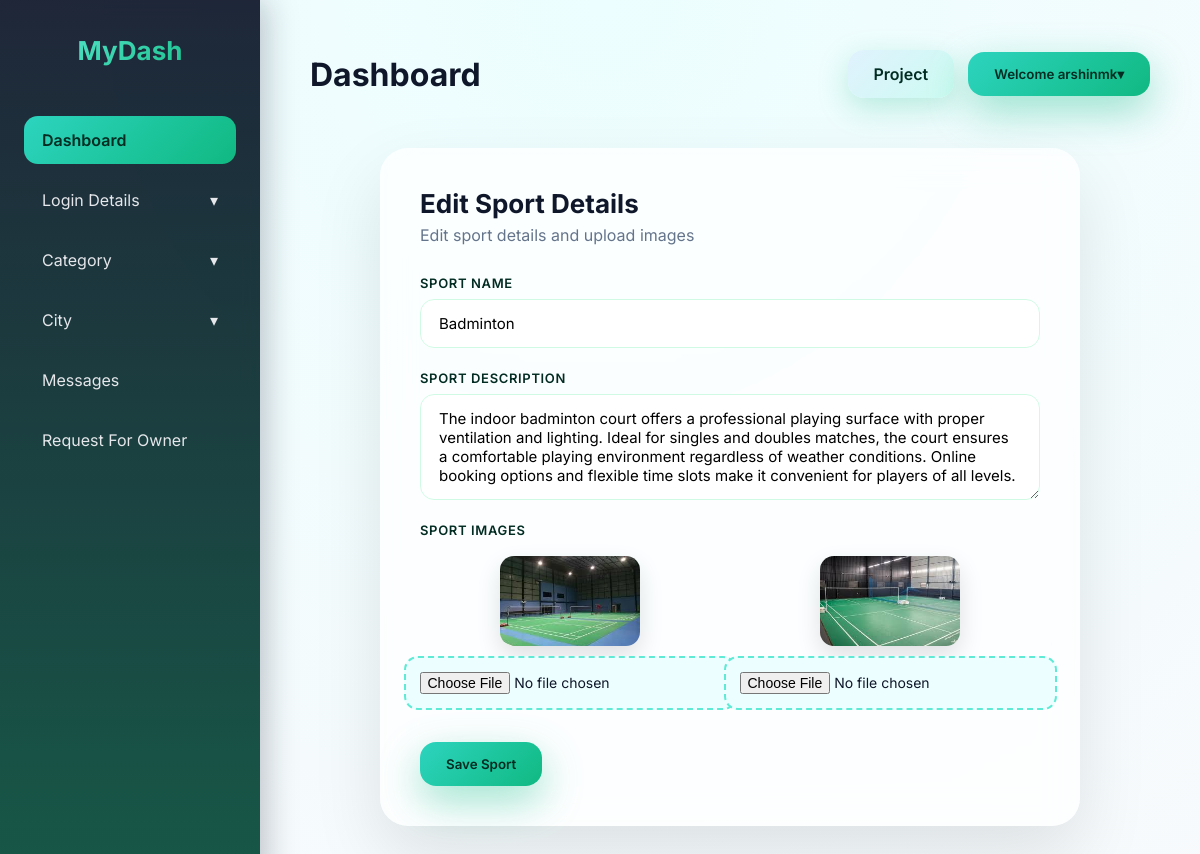
The page /AdminApp/edit_category/4 (signed in) on the database as committed earlier.
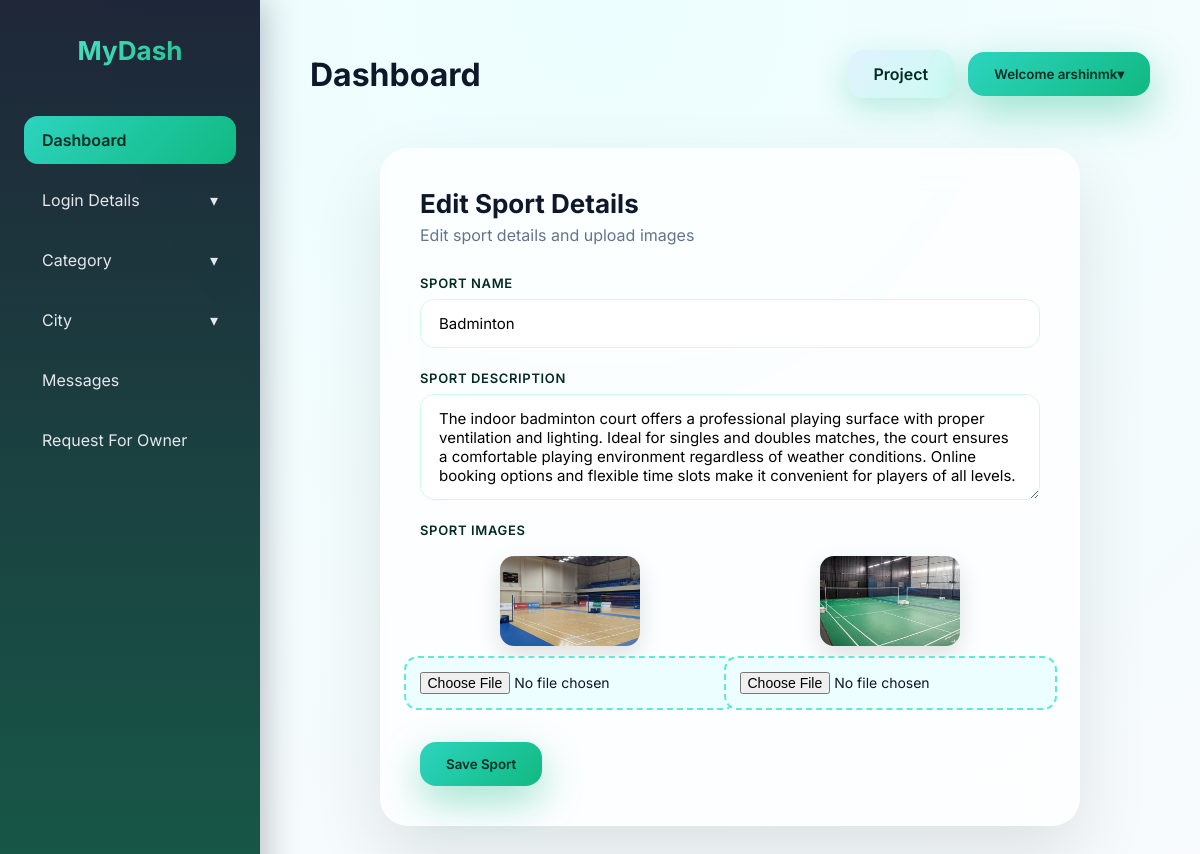
The same page on the database as committed later.
### AdminApp/models.py (models this page shows)
class CategoryDb(models.Model):
    Sport_name=models.CharField(max_length=100)
    Sport_description=models.CharField(max_length=400)
    Sport_img1=models.ImageField(upload_to="Category_image")
    Sport_img2=models.ImageField(upload_to="Category_image")

### AdminApp/decorators.py (the view)
    def wrapper(request, *args, **kwargs):
        if not request.user.is_authenticated:
            messages.error(request, "Please login as admin.")
            return redirect(admin_login)
        if request.user.role != "admin" and not request.user.is_superuser:
            messages.error(request, "You are not authorized to access admin panel.")
            return redirect("home")
        return view_func(request, *args, **kwargs)

### AdminApp/views.py (called while the page is built)
@admin_required
def edit_category(request,cat_id):
    arg=CategoryDb.objects.get(id=cat_id)
    return render(request,"Edit_Category.html",{"arg":arg})

### AdminApp/templates/Edit_Category.html (shortened to what this page needs)
<!DOCTYPE html>
{% extends 'Dashboard.html' %}
{% block content %}
<html lang="en">
<head>
</head>
<body>
<section class="form-section">
  <h2>Edit Sport Details</h2>
  <p class="subtitle">Edit sport details and upload images</p>
  <form class="sport-form"
        method="post"
        action="{% url 'update_category' category_id=arg.id %}"
        enctype="multipart/form-data">
    <div class="form-group">
      <label for="sport_name">Sport Name</label>
      <input
        type="text"
        id="sport_name"
        name="sport_name"
        value="{{arg.Sport_name}}"
        required
      />
    </div>
    <div class="form-group">
      <label for="sport_description">Sport Description</label>
      <textarea
        id="sport_description"
        name="sport_description"
        rows="4"
        required
      >{{arg.Sport_description}}</textarea>
    </div>
    <div class="form-group">
      <label>Sport Images</label>
      <div class="file-grid">
        <div class="file-item">
          <img src="{{arg.Sport_img1.url}}" class="sport-preview">
          <input type="file" name="sport_img1">
        </div>
        <div class="file-item">
          <img src="{{arg.Sport_img2.url}}" class="sport-preview">
          <input type="file" name="sport_img2">
        </div>
      </div>
    </div>
    <button type="submit" class="btn">Save Sport</button>
  </form>
</section>
</body>
</html>
{% endblock %}

Rows that differ between the two databases and show on the page:
changed CategoryDb "Badminton": Sport_img1: a different picture
